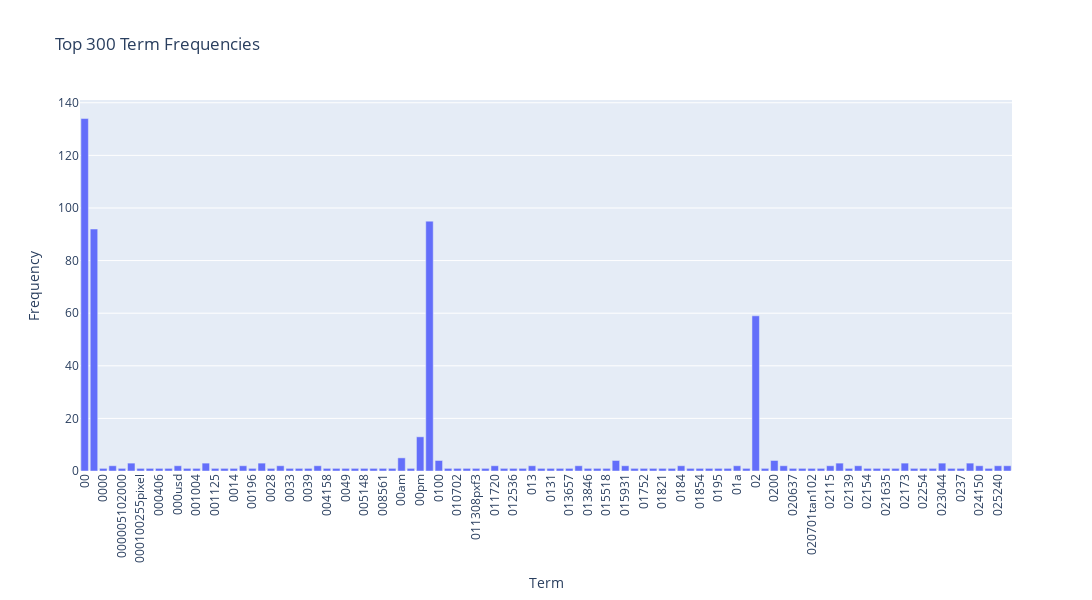

Notebook cell for this chart:
### Markdown cell above
# Exercise 13

### Code cell
fig = px.bar(x=count_vect.get_feature_names_out()[:100],
             y=term_frequencies[:100],
             labels={"x": "Term", "y": "Frequency"},
             title="Top 300 Term Frequencies")

# rotate labels for readability
fig.update_layout(xaxis_tickangle=-90, height=600, width=1200)

fig.show()

### Figure 1 — Plotly figure (JSON) as saved in the notebook; plotly's stock layout.template omitted (floating-point values rounded to 4 significant figures)
{"data": [{"hovertemplate": "Term=%{x}<br>Frequency=%{y}<extra></extra>", "legendgroup": "", "marker": {"color": "#636efa", "pattern": {"shape": ""}}, "name": "", "orientation": "v", "showlegend": false, "textposition": "auto", "type": "bar", "x": ["00", "000", "0000", "0000001200", "000005102000", "0001", "000100255pixel", "00014", "000406", "0007", "000usd", "0010", "001004", "0010580b", "001125", "001200201pixel", "0014", "001642", "00196", "002", "0028", "003258u19250", "0033", "0038", "0039", "004021809", "004158", "004627", "0049", "00500", "005148", "00630", "008561", "0094", "00am", "00index", "00pm", "01", "0100", "010116", "010702", "011255", "011308pxf3", "011605", "011720", "012019", "012536", "012946", "013", "013034", "0131", "013423tan102", "013657", "0138", "013846", "0150", "015518", "01580", "015931", "01720", "01752", "0179", "01821", "01830", "0184", "01852", "01854", "01890", "0195", "0199", "01a", "01wb", "02", "020", "0200", "020504", "020637", "020646", "020701tan102", "020751", "02115", "02118", "02139", "02142", "02154", "02160", "021635", "021708", "02173", "0223", "02254", "022621tan102", "023044", "0235", "0237", "024103", "024150", "024626", "025240", "025924"], "xaxis": "x", "y": [134, 92, 1, 2, 1, 3, 1, 1, 1, 1, 2, 1, 1, 3, 1, 1, 1, 2, 1, 3, 1, 2, 1, 1, 1, 2, 1, 1, 1, 1, 1, 1, 1, 1, 5, 1, 13, 95, 4, 1, 1, 1, 1, 1, 2, 1, 1, 1, 2, 1, 1, 1, 1, 2, 1, 1, 1, 4, 2, 1, 1, 1, 1, 1, 2, 1, 1, 1, 1, 1, 2, 1, 59, 1, 4, 2, 1, 1, 1, 1, 2, 3, 1, 2, 1, 1, 1, 1, 3, 1, 1, 1, 3, 1, 1, 3, 2, 1, 2, 2], "yaxis": "y"}], "layout": {"barmode": "relative", "height": 600, "legend": {"tracegroupgap": 0}, "title": {"text": "Top 300 Term Frequencies"}, "width": 1200, "xaxis": {"anchor": "y", "domain": [0, 1], "tickangle": -90, "title": {"text": "Term"}}, "yaxis": {"anchor": "x", "domain": [0, 1], "title": {"text": "Frequency"}}}}
